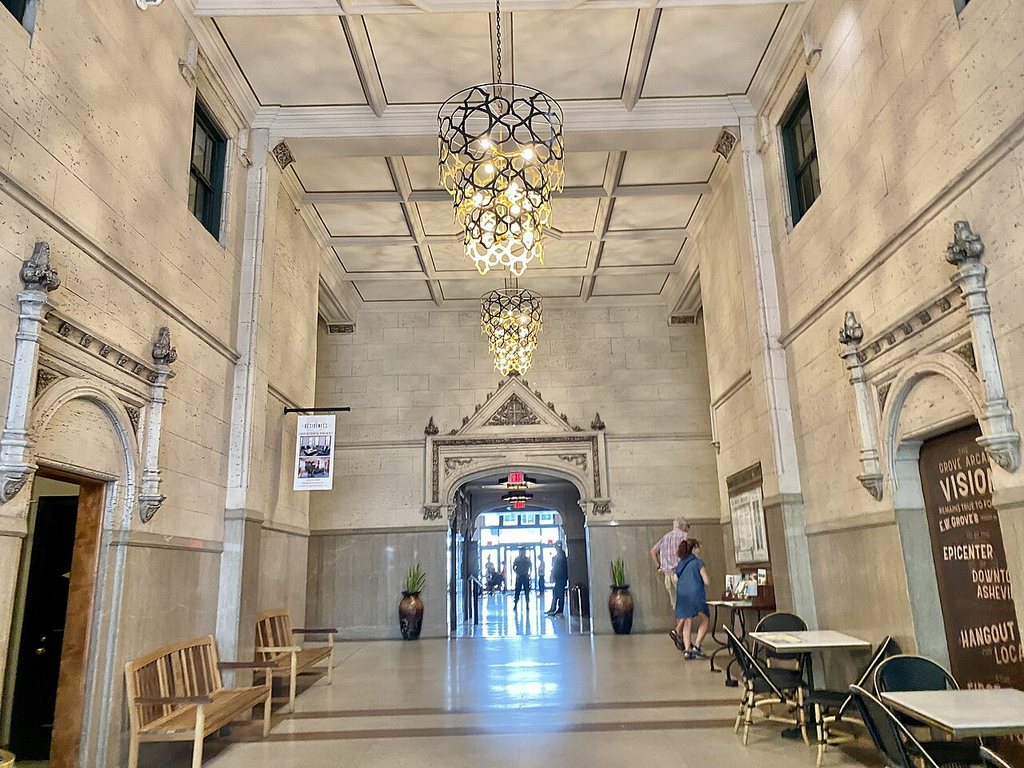
#> input picture samples/indoor.jpg, 1024 x 768 px
$ python -i wearcam.py   (imports and definitions only)   (older library calls are emulated)
#> lines starting #> are read from the running program, lines starting #| are printed output that depends on the picture
#> further down, picture is the input picture: shape (768, 1024, 3); mean B, G, R 129.5, 148.9, 161.6
"""Wearable-camera degradation model.

Open datasets are shot by sighted photographers holding still. A head-worn
camera is not. This turns a clean image into what a wearable would have
captured, so every eval can report a clean number and a wearable number.

Parameters come from the 2026-11-18 market research (sources in
docs/multi-model-evidence.md):

- Stream resolution: devices carry 5-13 MP sensors but hand 720p-1080p to the
  model (Ray-Ban Meta 1080p30 video, Glass EE2 / Envision 1080p30, Brilliant
  Frame 720x720). Default long side here is 1280.
- Field of view: 83 deg diagonal (Glass EE2) to about 100 deg (Ray-Ban Meta
  gen 2). Wide lenses bend straight lines, modelled as barrel distortion.
- Head motion while walking: vertical bob near 2 Hz, pitch velocity about
  30 deg/s typical and 90 deg/s worst case.
- Blur follows from that: smear_px = deg_per_s * exposure_s * px_per_deg.
  At 1280 px across 80 deg (16 px/deg), 30 deg/s and a 1/30 s indoor exposure
  smear 16 px; outdoors at 1/500 s the same motion smears 1 px.
- Fixed focus tuned near 0.6 m (Glass EE2), so close text is soft.

Exposure times and rolling-shutter readout are not published by any vendor.
The indoor 1/30 s and outdoor 1/500 s figures are engineering assumptions and
are the first thing to replace once the real camera is measured.
"""

from __future__ import annotations

from dataclasses import dataclass, replace

import cv2
import numpy as np


@dataclass(frozen=True)
class Profile:
    long_side: int = 1280
    hfov_deg: float = 80.0
    exposure_s: float = 1 / 30
    head_deg_s: float = 30.0        # angular speed during the exposure
    vertical_bias: float = 0.8      # share of motion that is pitch (bob) vs yaw
    barrel_k1: float = -0.18        # negative = barrel
    roll_deg: float = 4.0           # max head tilt either way
    defocus_sigma: float = 0.0      # px, for text closer than the focus distance
    light: float = 1.0              # 1 = well lit; 0.1 = dim room
    read_noise: float = 2.0         # sensor noise in 8-bit levels at light=1
    jpeg_q: int = 70


PROFILES = {
    # still user, daylight: the best a wearable gets
    "outdoor_still": Profile(exposure_s=1 / 500, head_deg_s=5, jpeg_q=80),
    "outdoor_walk": Profile(exposure_s=1 / 500, head_deg_s=30, jpeg_q=75),
    "indoor_still": Profile(exposure_s=1 / 30, head_deg_s=3, light=0.5),
    "indoor_walk": Profile(exposure_s=1 / 30, head_deg_s=30, light=0.5),
    # head turning while walking in a dim room
    "indoor_worst": Profile(exposure_s=1 / 15, head_deg_s=90, light=0.15,
                            roll_deg=8, jpeg_q=50),
    # document held closer than the 0.6 m focus distance
    "reading_close": Profile(exposure_s=1 / 30, head_deg_s=3, light=0.5,
                             defocus_sigma=1.8, barrel_k1=-0.10),
}


def smear_px(p: Profile) -> float:
    return p.head_deg_s * p.exposure_s * (p.long_side / p.hfov_deg)


def _motion_kernel(length: float, angle_deg: float) -> np.ndarray:
    n = max(3, int(np.ceil(length)) | 1)
    k = np.zeros((n, n), np.float32)
    c = n // 2
    dx, dy = np.cos(np.radians(angle_deg)), np.sin(np.radians(angle_deg))
    for t in np.linspace(-length / 2, length / 2, n * 4):
        x, y = int(round(c + t * dx)), int(round(c + t * dy))
        if 0 <= x < n and 0 <= y < n:
            k[y, x] += 1
    return k / k.sum()


def degrade(img: np.ndarray, profile: str | Profile = "indoor_walk",
            seed: int = 0) -> np.ndarray:
    """BGR uint8 in, BGR uint8 out. Deterministic for a given seed."""
#> called with profile = 'indoor_walk', seed = 0
    p = PROFILES[profile] if isinstance(profile, str) else profile
    rng = np.random.default_rng(seed)

    h, w = img.shape[:2]
    s = p.long_side / max(h, w)
    if s < 1:
        img = cv2.resize(img, (round(w * s), round(h * s)), interpolation=cv2.INTER_AREA)
        h, w = img.shape[:2]

    # lens: barrel distortion, then head roll
    if p.barrel_k1:
        f = 0.5 * w / np.tan(np.radians(p.hfov_deg / 2))
        K = np.array([[f, 0, w / 2], [0, f, h / 2], [0, 0, 1]], np.float64)
        dist = np.array([p.barrel_k1, 0, 0, 0], np.float64)
        # the clean image is the undistorted view; map it through the lens
        mx, my = cv2.initUndistortRectifyMap(K, -dist, None, K, (w, h), cv2.CV_32FC1)
        img = cv2.remap(img, mx, my, cv2.INTER_LINEAR, borderMode=cv2.BORDER_REFLECT)
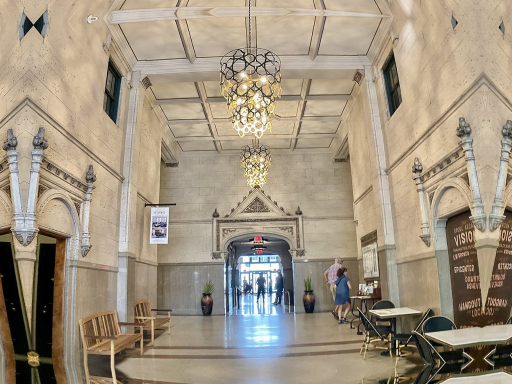
#> img: shape (768, 1024, 3) (shown at 1/2 size); mean of channels 0, 1, 2 128, 147.4, 160.2; drawn as B, G, R
    if p.roll_deg:
        roll = rng.uniform(-p.roll_deg, p.roll_deg)
        M = cv2.getRotationMatrix2D((w / 2, h / 2), roll, 1.0)
        img = cv2.warpAffine(img, M, (w, h), borderMode=cv2.BORDER_REFLECT)
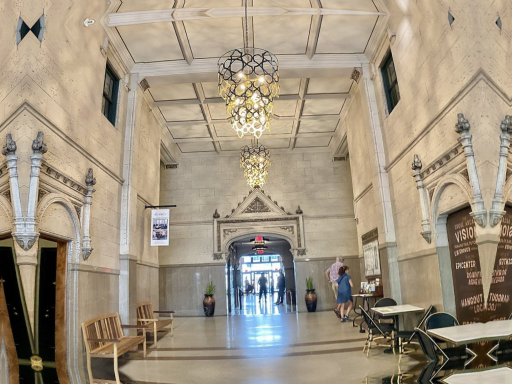
#> img: shape (768, 1024, 3) (shown at 1/2 size); mean of channels 0, 1, 2 128.2, 147.6, 160.3; drawn as B, G, R

    out = img.astype(np.float32)

    if p.defocus_sigma > 0:
        out = cv2.GaussianBlur(out, (0, 0), p.defocus_sigma)

    px = smear_px(replace(p, long_side=max(h, w)))
    if px >= 1.5:
        vertical = rng.random() < p.vertical_bias
        angle = (90 if vertical else 0) + rng.uniform(-20, 20)
        out = cv2.filter2D(out, -1, _motion_kernel(px, angle))

    # light: fewer photons, then the camera's gain lifts signal and noise alike
    if p.light < 1 or p.read_noise:
        photons = np.clip(out, 0, 255) * p.light
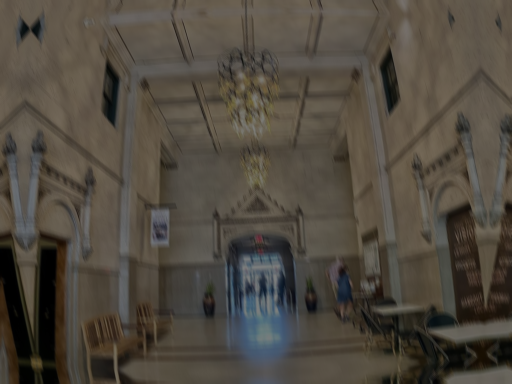
#> photons: shape (768, 1024, 3) float32 (shown at 1/2 size); mean of channels 0, 1, 2 64.1, 73.8, 80.2; drawn as B, G, R
        shot = rng.normal(0, 1, out.shape).astype(np.float32) * np.sqrt(photons + 1e-3)
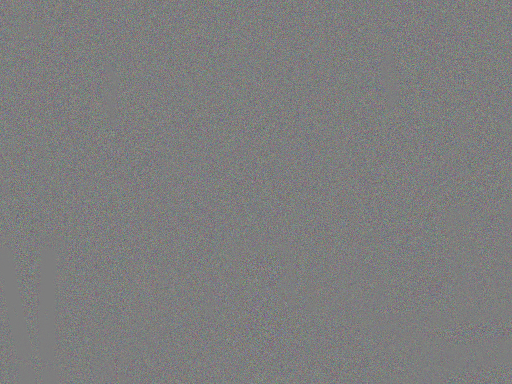
#> shot: shape (768, 1024, 3) float32 (shown at 1/2 size); mean of channels 0, 1, 2 0, 0, 0; drawn with min black and max white
        read = rng.normal(0, p.read_noise, out.shape).astype(np.float32)
        out = (photons + shot + read) / p.light
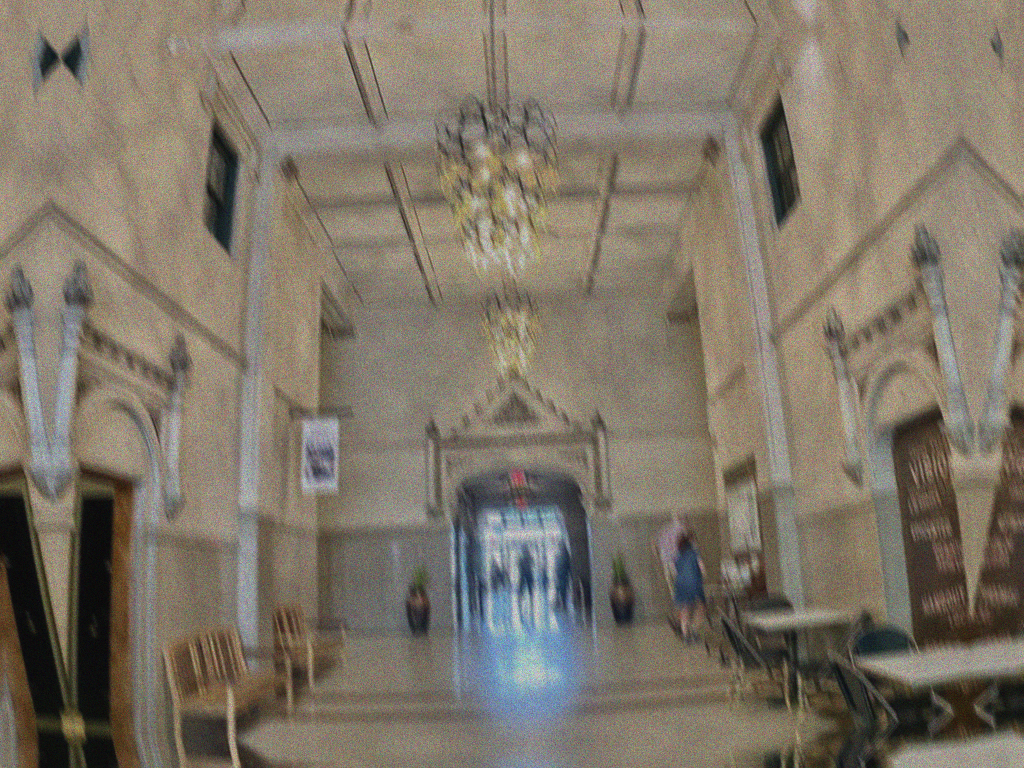
#> out: shape (768, 1024, 3) float32; mean of channels 0, 1, 2 128.2, 147.6, 160.3; drawn with min black and max white

    out = np.clip(out, 0, 255).astype(np.uint8)
    ok, buf = cv2.imencode(".jpg", out, [cv2.IMWRITE_JPEG_QUALITY, p.jpeg_q])
    return cv2.imdecode(buf, cv2.IMREAD_COLOR)


# [30 lines left out: functions sharpness, demo, not called in this run]


# [2 lines not run here, left out]

>>> import cv2
>>> picture = cv2.imread('../samples/indoor.jpg')
>>> result = degrade(picture)

$ run again, on samples/outdoor.jpg
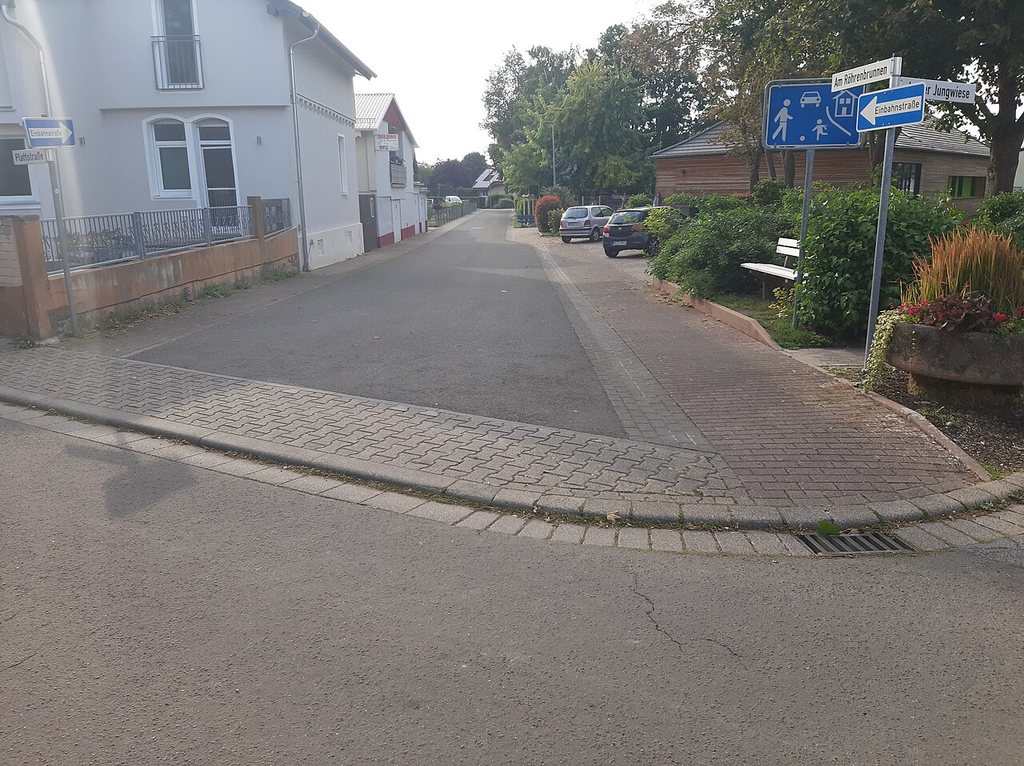
#> input picture samples/outdoor.jpg, 1024 x 766 px
#> picture is the input picture: shape (766, 1024, 3); mean B, G, R 120.4, 122.1, 124.8
#> in degrade, `photons = np.clip(out, 0, 255) * p.light`:
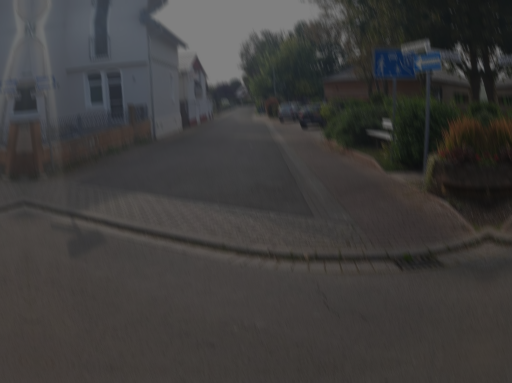
#> photons: shape (766, 1024, 3) float32 (shown at 1/2 size); mean of channels 0, 1, 2 60.4, 61.3, 62.7; drawn as B, G, R
#> in degrade, `out = (photons + shot + read) / p.light`:
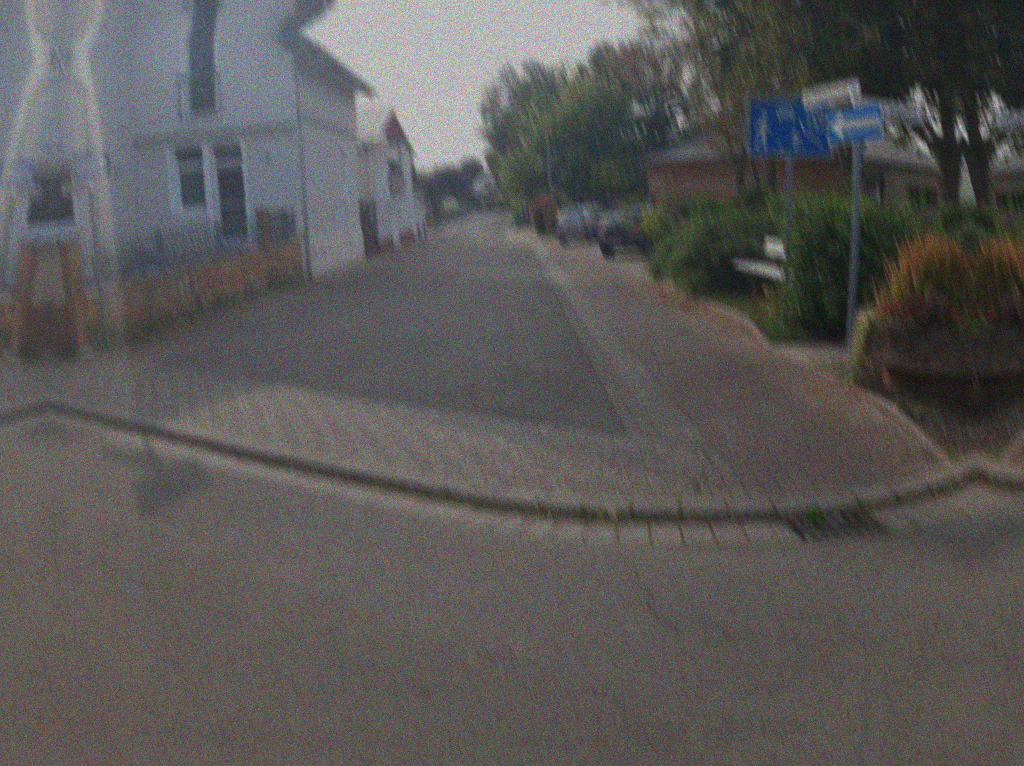
#> out: shape (766, 1024, 3) float32; mean of channels 0, 1, 2 120.8, 122.6, 125.4; drawn with min black and max white

$ run again, on samples/scene.jpg
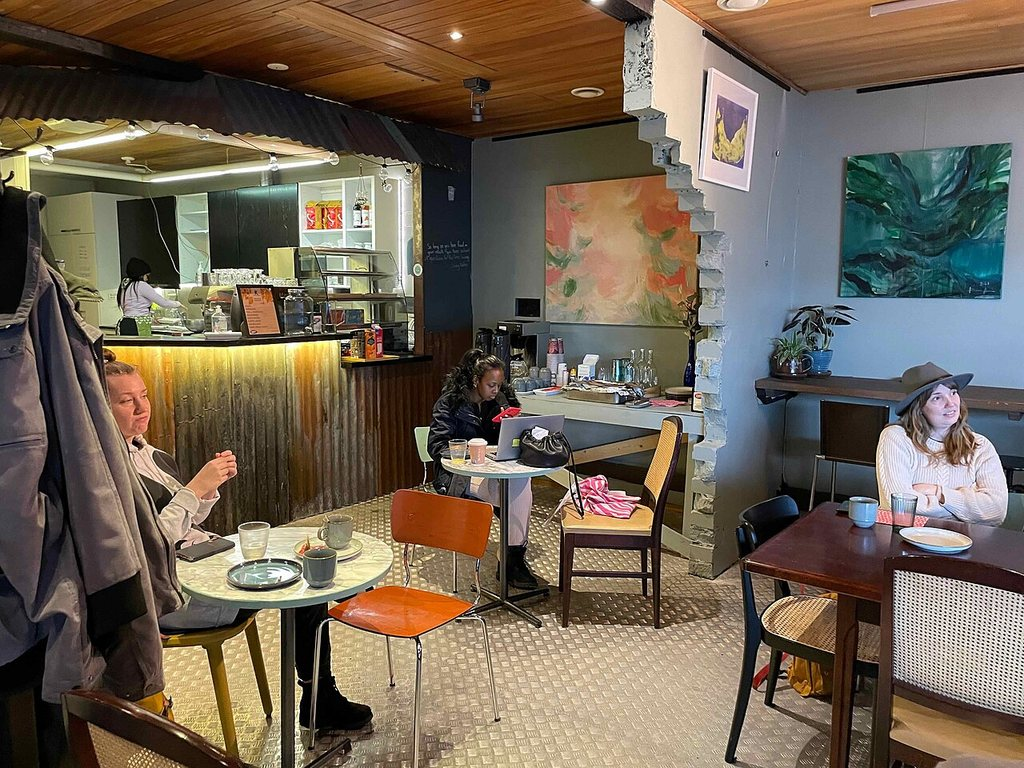
#> input picture samples/scene.jpg, 1024 x 768 px
#> picture is the input picture: shape (768, 1024, 3); mean B, G, R 84.9, 99.9, 112.4
#> in degrade, `shot = rng.normal(0, 1, out.shape).astype(np.float32) * np.sqrt(photon..`:
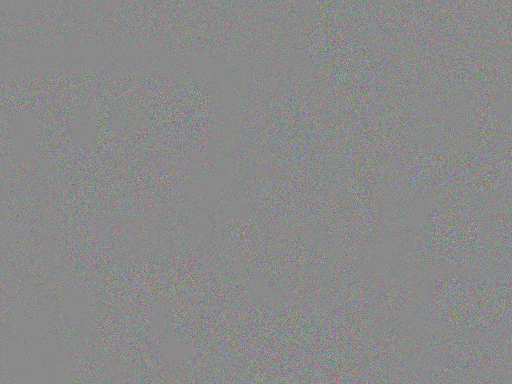
#> shot: shape (768, 1024, 3) float32 (shown at 1/2 size); mean of channels 0, 1, 2 0, 0, 0; drawn with min black and max white
#> in degrade, `out = (photons + shot + read) / p.light`:
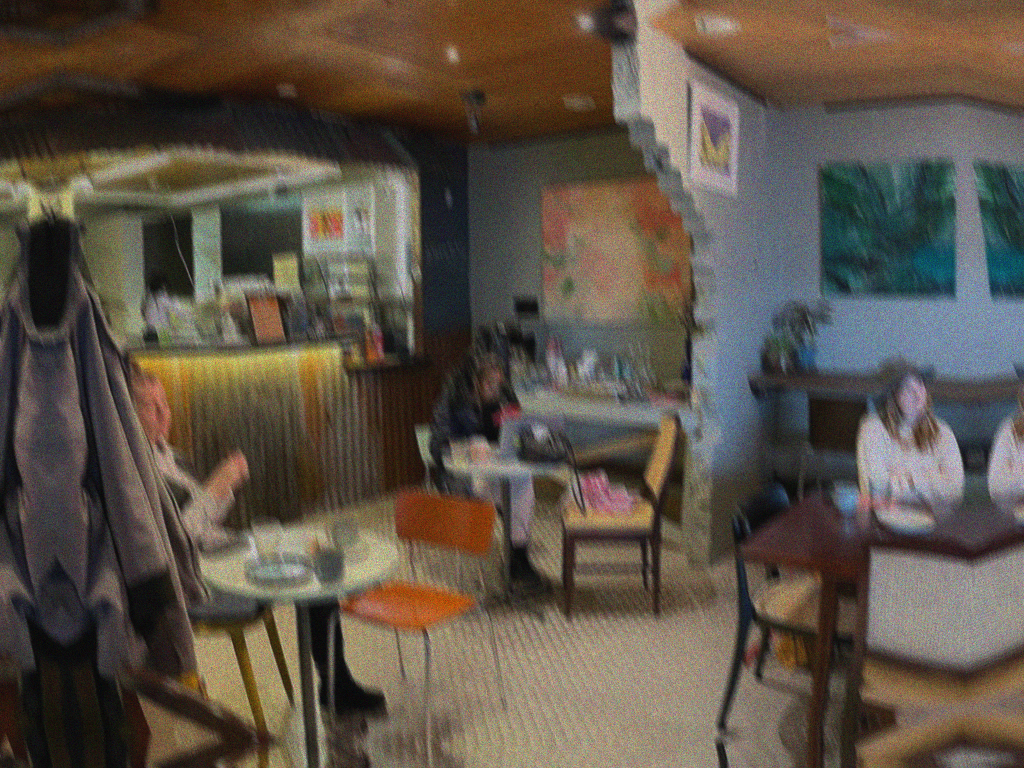
#> out: shape (768, 1024, 3) float32; mean of channels 0, 1, 2 83.1, 98.3, 111.6; drawn with min black and max white
